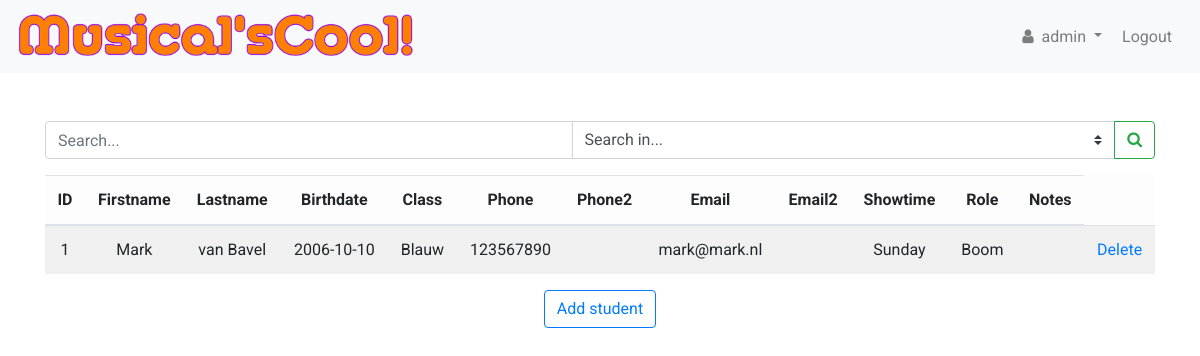
Page /index (signed in) on the committed database.
### tables this page shows
CREATE TABLE 'students' (
    'ID' integer PRIMARY KEY AUTOINCREMENT NOT NULL, 
    'Firstname' text NOT NULL, 
    'Lastname' text NOT NULL, 
    'Birthdate' date NOT NULL, 
    'Class' text NOT NULL, 
    'Phone' text NOT NULL, 
    'Phone2' text, 
    'Email' text NOT NULL, 
    'Email2' text,
    'Showtime' text, 
    'Role' text, 
    'Notes' text
);

### app.py (the view)
@app.route("/", methods =["GET"])
@app.route("/index", methods =["GET"])
@login_required
def index():
    print("INDEX GET")
    conn = connect_db(database)
    conn.row_factory = dict_factory
    showtime = ("Saturday", "Sunday")
    headers = get_headers(conn)
    records = student_overview(conn)
    if not records:
        return render_template("index.html",
                                session = session,
                                showtime = showtime,
                                headers = headers)
    for record in records:
        for value in record:
            if record[value] == None:
                record[value] = "-"
    close_connection(conn)
    return render_template("index.html",
                        session = session,
                        records = records,
                        headers = headers,
                        showtime = showtime)

### app.py (called while the page is built)
@app.after_request
def after_request(response):
    response.headers["Cache-Control"] = "no-cache, no-store, must-revalidate"
    response.headers["Expires"] = 0
    response.headers["Pragma"] = "no-cache"
    return response

### helpers.py (called while the page is built)
def login_required(f):
    @wraps(f)
    def decorated_function(*args, **kwargs):
        if session.get("user_id") is None:
            return redirect("/login")
        return f(*args, **kwargs)
    return decorated_function

def connect_db(db_file):
    conn = None
    try:
        conn = sqlite3.connect(db_file)
        print("Succesfully connected to {}".format(db_file))
        return conn
    except sqlite3.Error as error:
        print("Failed to connect to database. Error:", error)

def close_connection(conn):
    if conn:
        try:
            conn.close()
        except sqlite3.Error as error:
            print("Failed to close connection. Error: ", error)
        else:
            print("SQLite connection is closed.")

def dict_factory(cursor, row):
    d = {}
    for idx, col in enumerate(cursor.description):
        d[col[0]] = row[idx]
    return d

def get_headers(conn):
    try:
        cur = conn.cursor()
        headers = []
        cur.execute("PRAGMA table_info(students)")
    except sqlite3.Error as error:
        print("Pragma failed. Error: ", error)
    else:
        for col in cur.fetchall():
            headers.append(col["name"])
        print("Pragma succeeded")
        return headers

def student_overview(conn):
    try:
        cur = conn.cursor()
        cur.execute("SELECT * FROM students")
        records = cur.fetchall()
    except sqlite3.Error as error:
        print("Failed to display student overview. Error: ", error)
    else:
        if len(records) >= 1:
            print(len(records),"record(s) found in students table.")
            return records

### templates/index.html (shortened to what this page needs)
{% extends "layout.html" %}
{% block main %}
<div class="row mb-3">
    <div class="col">
        <form action="{{ url_for('search') }}" class="form" autocomplete="off" method="POST" accept-charset="utf-8">
            <div class="input-group">
                <input class="form-control" name="search_searchbar" type="search" placeholder="Search..." autofocus>
                <select class="custom-select" name="search_class" required>
                    <option value="" selected disabled hidden>Search in...</option>
                </select>
                <div class="input-group-append">
                    <button class="btn btn-outline-success" type="submit"><i class="fa fa-search"></i></button>
                </div>
            </div>
        </form>
    </div>
</div>
<div class="row">
    <div class="col d-flex justify-content-center">
        <table id="table" class="table table-light table-striped display">
            <thead>
                <tr>
                    {% for head in headers %}
                    <th>{{ head }}</th>
                    {% endfor %}
                </tr>
            </thead>
            {% if records %}
            <tbody>
                {% for record in records %}
                <tr>
                    {% for value in record %}
                    <td>{{ record[value] }}</td>
                    {% endfor %}
                    <td>
                        <a href="{{ url_for('delete_entry', entry_id=record['ID'] )}}">Delete</a>
                    </td>
                </tr>
                {% endfor %}
            </tbody>
            {% endif %}
        </table>
    </div>
</div>
<div class="row">
    <div class="col d-flex justify-content-center">
        <button class="btn btn-outline-primary" id="newStudentBtn">Add student</button>
    </div>
</div>
{% endblock %}

### templates/layout.html (shortened to what this page needs)
<!DOCTYPE html>
<html lang="en">
    <head>
        <link rel="stylesheet" href="https://maxcdn.bootstrapcdn.com/bootstrap/4.1.3/css/bootstrap.min.css">
        <link rel="stylesheet" href="https://maxcdn.bootstrapcdn.com/font-awesome/4.7.0/css/font-awesome.min.css">
        <link rel="stylesheet" href="/static/css/styles.css">
    </head>
    <body>
        <nav class="navbar navbar-expand-lg navbar-light bg-light sticky">
            <a class="navbar-brand logo" href="{{ url_for('index') }}">
                <img class="logo" src="/static/images/musicalscool-logo.png" alt="">
            </a>
            <div class="collapse navbar-collapse" id="navbar">
                <ul class="navbar-nav ml-auto">
                    {% if session.user_id %}
                    <li class="nav-item dropdown mr-1">
                        <a class="nav-link dropdown-toggle" href="#" id="navbarDropdown" role="button" data-toggle="dropdown" aria-haspopup="true" aria-expanded="false">
                            <span><i class="fa fa-user mr-1"></i></span>
                            {{ session["username"] }}
                        </a>
                    </li>
                    <li class="nav-item mr-1">
                        <a class="nav-link" href="{{ url_for('logout') }}">Logout</a>
                    </li>
                    {% else %}
                    <li class="nav-item">
                        <a class="nav-link" href="{{ url_for('login') }}">Login</a>
                    </li>
                    {% endif %}
                </ul>
            </div>
        </nav>
        <main>
            <div class="container margin-offset mb-3">
                {% block main %}{% endblock %}
            </div>
        </main>
    </body>

### static/css/styles.css (style rules this page uses)
:root { --brand-orange: #fb7f03; --brand-purple: #a931bd; }
body { font-family: 'Roboto', sans-serif; }
.logo { width: auto; display: flex; max-width: 400px; margin-left: inherit; margin-right: inherit; }
.dropdown-toggle { font-family: inherit; margin: 0; }
main .form-control { display: inline-block; width: auto; }
.margin-offset { margin-top: 3em; }
.sticky { position: relative !important; width: 100%; }
main { overflow-x: auto; text-align: center; }

### rows in the picture
students: ID "1" "Mark" "van Bavel" "2006-10-10" "Blauw" "123567890" "mark@mark.nl" "Sunday" "Boom"

### other values in the picture
{{ session["username"] }} "admin"
{{ head }} "ID" "Firstname" "Lastname" "Birthdate" "Class" "Phone" "Phone2" "Email" "Email2" "Showtime" "Role" "Notes"
